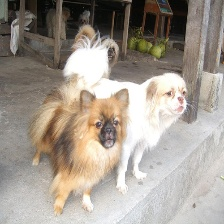
#> input picture ScoreCAM-cluster/images/ILSVRC2012_val_00000057.JPEG, 224 x 224 px
$ python -i sobel_cam.py   (imports and definitions only)   (older library calls are emulated)
#> lines starting #> are read from the running program, lines starting #| are printed output that depends on the picture
import cv2


def sobel_cam(img):
    gray = cv2.cvtColor(img, cv2.COLOR_RGB2GRAY)
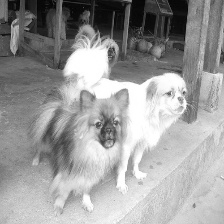
#> gray: shape (224, 224); min 2, max 255, mean 155.7
    grad_x = cv2.Sobel(gray, cv2.CV_64F, 1, 0, ksize=3)
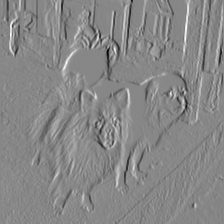
#> grad_x: shape (224, 224) float64; min -640, max 568, mean 1.9; drawn with min black and max white
    grad_y = cv2.Sobel(gray, cv2.CV_64F, 0, 1, ksize=3)
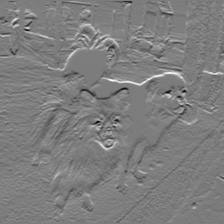
#> grad_y: shape (224, 224) float64; min -508, max 529, mean 5.7; drawn with min black and max white
    abs_grad_x = cv2.convertScaleAbs(grad_x)
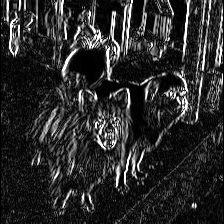
#> abs_grad_x: shape (224, 224); min 0, max 255, mean 43.3
    abs_grad_y = cv2.convertScaleAbs(grad_y)
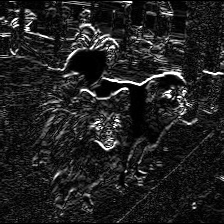
#> abs_grad_y: shape (224, 224); min 0, max 255, mean 33.2
    grad = cv2.addWeighted(abs_grad_x, 0.5, abs_grad_y, 0.5, 0)
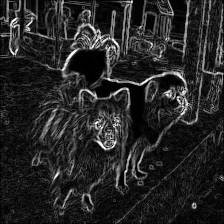
#> grad: shape (224, 224); min 0, max 255, mean 38.2
    return grad

>>> import cv2
>>> picture = cv2.cvtColor(cv2.imread('../ScoreCAM-cluster/images/ILSVRC2012_val_00000057.JPEG'), cv2.COLOR_BGR2RGB)
>>> result = sobel_cam(picture)

$ run again, on ScoreCAM-cluster/images/ILSVRC2012_val_00000091.JPEG
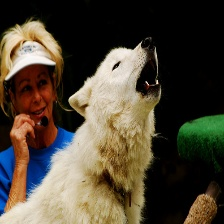
#> input picture ScoreCAM-cluster/images/ILSVRC2012_val_00000091.JPEG, 224 x 224 px
#> in sobel_cam, `grad_y = cv2.Sobel(gray, cv2.CV_64F, 0, 1, ksize=3)`:
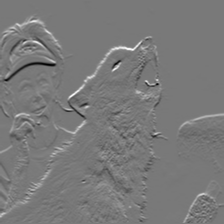
#> grad_y: shape (224, 224) float64; min -733, max 811, mean 4.3; drawn with min black and max white
#> in sobel_cam, `grad = cv2.addWeighted(abs_grad_x, 0.5, abs_grad_y, 0.5, 0)`:
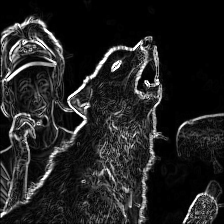
#> grad: shape (224, 224); min 0, max 255, mean 34.3

$ run again, on ScoreCAM-cluster/images/ILSVRC2012_val_00000198.JPEG
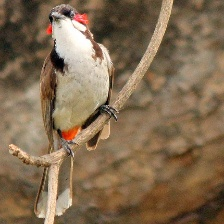
#> input picture ScoreCAM-cluster/images/ILSVRC2012_val_00000198.JPEG, 224 x 224 px
#> in sobel_cam, `grad_y = cv2.Sobel(gray, cv2.CV_64F, 0, 1, ksize=3)`:
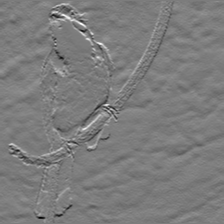
#> grad_y: shape (224, 224) float64; min -622, max 649, mean -0.3; drawn with min black and max white
#> in sobel_cam, `grad = cv2.addWeighted(abs_grad_x, 0.5, abs_grad_y, 0.5, 0)`:
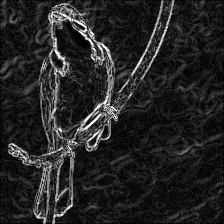
#> grad: shape (224, 224); min 0, max 255, mean 36
